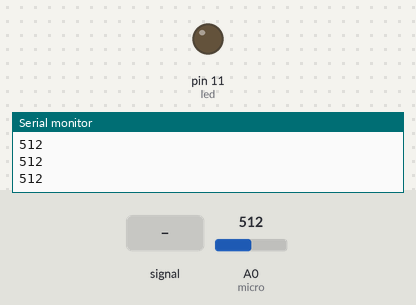
Recording of a sketch running on a simulated Arduino Uno, built with avr-gcc and run on an emulated ATmega328P. On the bench: output pins drawn as LEDs (lit = HIGH), the last lines printed to the serial monitor. The inputs (shaded band) are chosen by the test bench; at power-on: A0 (micro) = 512.

Above: at 1.2 s.
1.3 s: A0 (micro) fed a 1000 Hz sine of ±255 counts around its level
At 2.4 s:
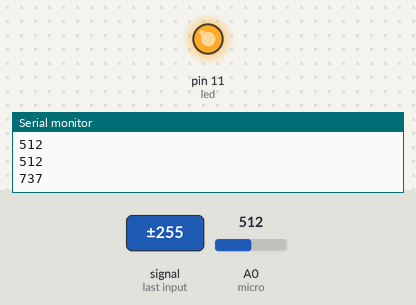
4.3 s: A0 (micro) set to 716
At 6.3 s:
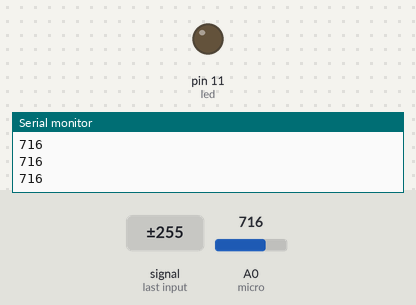
6.6 s: A0 (micro) set to 746
At 7.9 s:
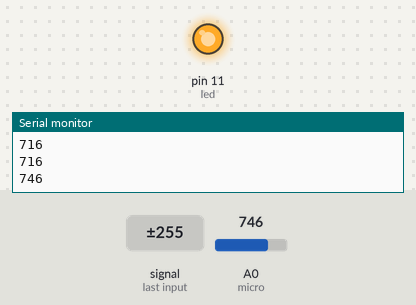
8.2 s: A0 (micro) set to 726
At 10.2 s:
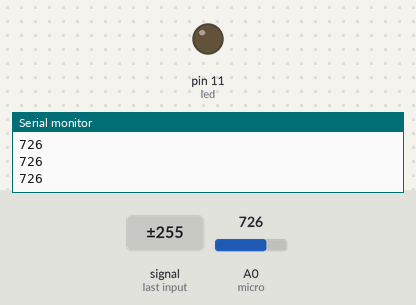
Timing chart, 0 to 11.7 s (numbered marks = the images above; inputs shaded):
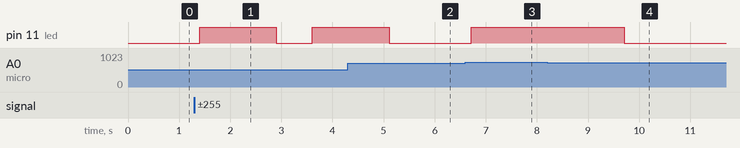

Measured:
- the behaviour switches between 736 and 737 on A0 (micro) (found by bisection; images 2 and 3)
- after the input at 1.3 s, pin 11 (led): LOW → HIGH after 0.10 s, → LOW 1.5 s later, → HIGH 0.70 s later
- after the input at 4.3 s, pin 11 (led): goes on until 5.1 s, then stays LOW
- after the input at 6.6 s, pin 11 (led): LOW → HIGH after 0.11 s
- after the input at 8.2 s, pin 11 (led): HIGH → LOW after 1.5 s

The sketch:

mic.ino
```cpp
int led=11;
int micro=A0;
void setup() {
  // put your setup code here, to run once:
pinMode(micro, INPUT);
pinMode(led, OUTPUT);
Serial.begin(9600);
//pinMode(8,HIGH);
}

void loop() {
  // put your main code here, to run repeatedly:
int mic= analogRead(micro);
delay(100);
Serial.println(mic);
if (mic> 736)
 {while(mic > 736)
   { mic = analogRead(micro);
         digitalWrite(led , HIGH);
         delay(1500);
         digitalWrite(led, LOW);
        // delay(100);

   }
}
else
  digitalWrite (led,LOW);
//delay(30);
}
```
